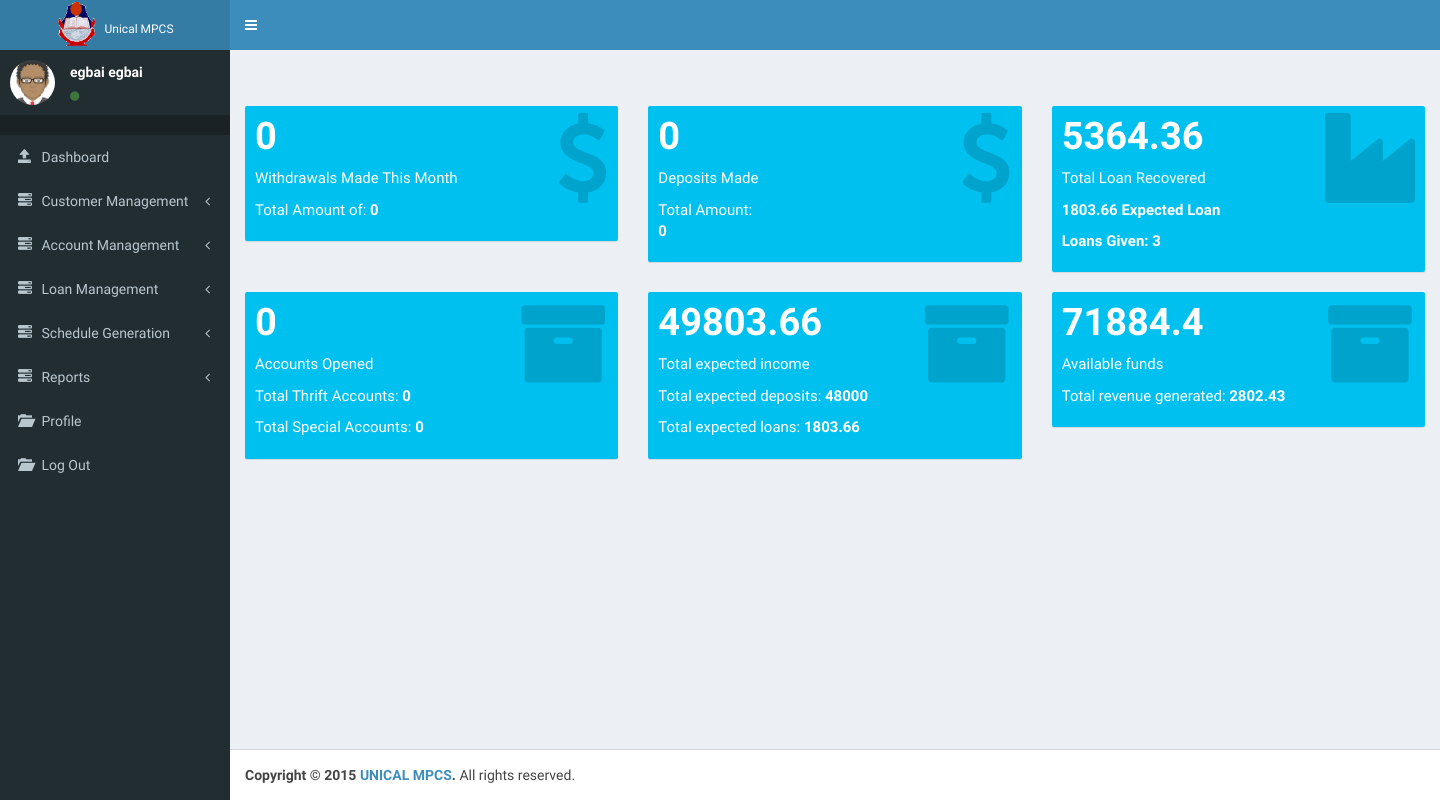
Page /teller/index.php (signed in) on the earlier database version.
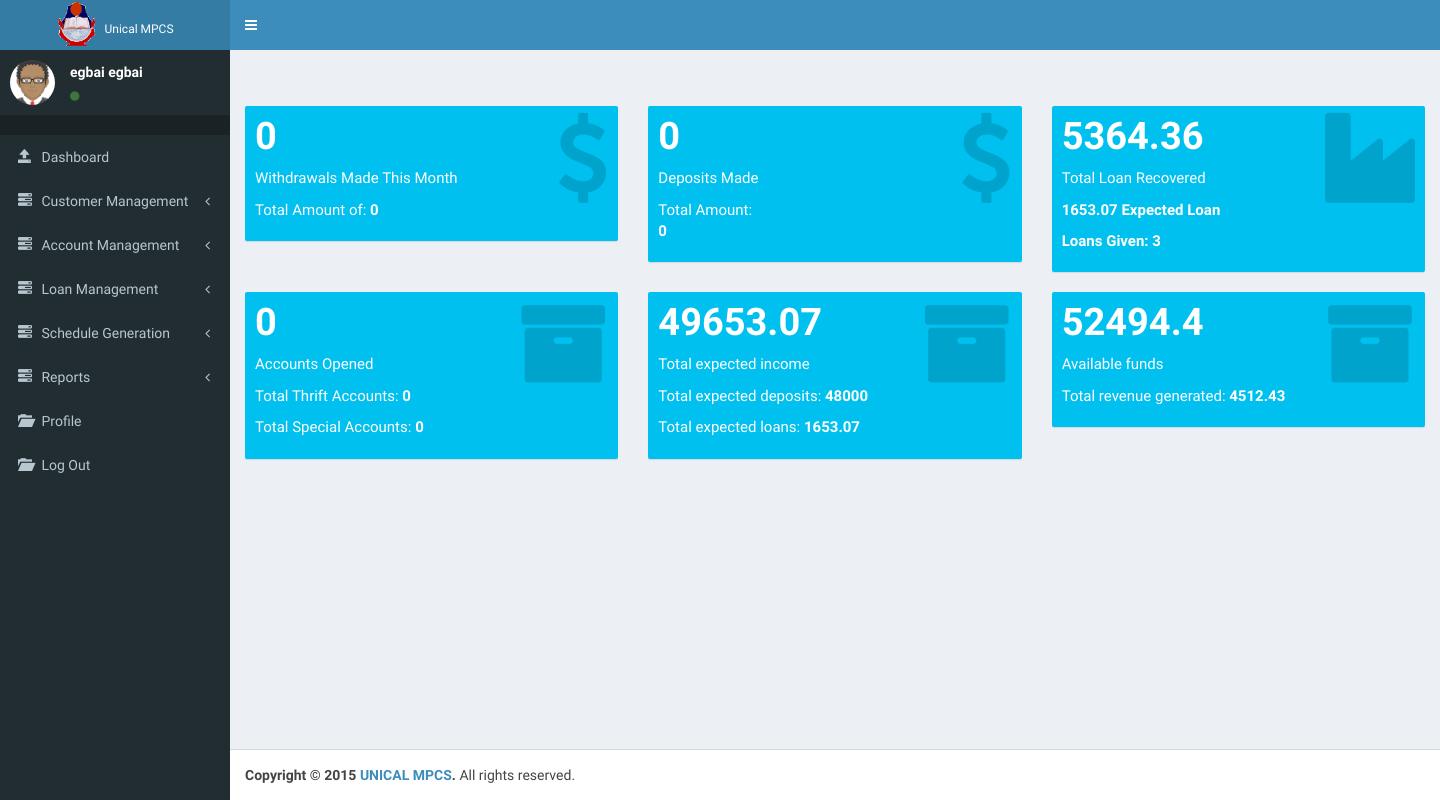
Same page on the later database version.
### tables this page shows
CREATE TABLE IF NOT EXISTS `ad_income` (
  `balance` float NOT NULL
);

### utility.php (called while the page is built, shortened)
<?php
function date_splitter(){
  $date = date('Y-m-d');
  $tmp_date = split("-", $date);
  $tmp_date = $tmp_date[0] . "-" . $tmp_date[1];
  return $tmp_date;
}
function total_withdrawn(){
  $tmp_date = date_splitter();
  $result = query("SELECT * FROM withdraw WHERE date LIKE '$tmp_date-%'");
  $total = 0;
  $count = 0;
  $tm = [$count, $total];
  return $tm;
}
function total_deposit(){
$tmp_date = date_splitter();
$result = query("SELECT * FROM deposit WHERE date LIKE '$tmp_date-%'");
$total = 0;
$count = 0;
$tm = [$count, $total];
return $tm;
}
function no_accounts(){
$tmp_date = date_splitter();
$result = query("SELECT * FROM account WHERE d_opened LIKE '$tmp_date-%'");
$thrift_total = 0;
$special_total = 0;
$count = 0;
$tm = [$count, $thrift_total, $special_total];
return $tm;
}
?>

### conf/db_connect.php (called while the page is built, shortened)
<?php
function query($string){
$rs = mysql_query($string) or die(mysql_error());
return $rs;
}
function thrift_special($type){
  $arr = [0,0,0,0];
  $result = query("SELECT * FROM deposit WHERE acct_type='$type'");
  $count = 0;
  $amount = 0;
  while($row = mysql_fetch_array($result)){
    $count += 1;
    $amount += $row['amount'];
    }
    $arr[0] = $count;
    $arr[1] = $amount;
    $amount = 0;
    $result = query("SELECT * FROM account WHERE acct_type='$type'");
    while($row = mysql_fetch_array($result)){
      $count += 1;
      $amount += $row['save_amt'];
    }
    $arr[2] = $count;
    $arr[3] = $amount;
    return $arr;
}
function loan_report(){
  $loan_count = 0;
  $total_loan_recovered = 0;
  $total_interest = 0;
  $expected_loan = 0;
  $result = query("SELECT * FROM payment");
  while($row = mysql_fetch_array($result)){
  $total_loan_recovered += $row['amount_pay'];
  $total_interest += $row['amort_interest'];
  }
  $result = query("SELECT * FROM loan");
  while($row = mysql_fetch_array($result)){
    $expected_loan += $row['amort'];
    ++$loan_count;
  }
  $arr = [$total_loan_recovered, $total_interest, $expected_loan, $loan_count];
  return $arr;
}
function revenue(){
  $amount = 0;
  $am = 0;
  $result = query("SELECT * FROM charge");
  while($row= mysql_fetch_array($result)){
          $am += $row['amount'];
      }
  $result = query("SELECT * FROM income");
  while($row = mysql_fetch_array($result)){
    $income_type = $row['income_type'];
    if($income_type != 3){
      $amount += $row['amount'];
    }
  }
  $result = query("SELECT * FROM ad_income");
  $row = mysql_fetch_array($result);
  $bal = $row['balance'] + $am;
  $arr = [$bal, $amount];
  return $arr;
}
?>

### teller/index.php (the view, shortened to what the changed rows need)
<!DOCTYPE html>
<?php
include('../conf/db_connect.php');
?>
<html>
  <head>
    <link rel="stylesheet" href="../bootstrap/css/bootstrap.min.css">
    <link rel="stylesheet" href="https://maxcdn.bootstrapcdn.com/font-awesome/4.4.0/css/font-awesome.min.css">
    <link rel="stylesheet" href="https://code.ionicframework.com/ionicons/2.0.1/css/ionicons.min.css">
    <link rel="stylesheet" href="../dist/css/AdminLTE.min.css">
        <link rel="stylesheet" href="../arrange.css">
    <link rel="stylesheet" href="../dist/css/skins/skin-blue.min.css">
  </head>
  <body class="hold-transition skin-blue sidebar-mini">
    <div class="wrapper">
      <header class="main-header">
        <a href="index2.html" class="logo">
          <h2 style='margin:0px;'>
          <img src="../dist/img/unical.png" height="50px">
          <span style='font-size:12px;'>Unical MPCS</span>
          </h2>
        </a>
      </header>
      <div class="content-wrapper">
        <section class="content-header">
          <h1>
          </h1>
                </section>
        <section class="content">
          <?php
      $page = '';
          if (!empty($_GET['page'])) {
          $page .= $_GET['page'] . '.php';
          include($page);
          }
      else{
      include('../dashboard.php');
      }
      ?>
        </section>
      </div>
    </div>
  </body>
</html>

### dashboard.php
<?php
include('../utility.php');
?>
<div class="row">
  <div class="col-lg-4 col-xs-6">
    <div class="small-box bg-aqua">
      <div class="inner">
        <h3><?php echo total_withdrawn()[0]; ?></h3>
        <p>Withdrawals Made This Month</p>
        <p>Total Amount of: <strong><?php echo total_withdrawn()[1];?></strong></p>
      </div>
      <div class="icon">
        <i class="fa fa-usd"></i>
      </div>
    </div>
  </div>
  <div class="col-lg-4 col-xs-6">
    <div class="small-box bg-aqua">
      <div class="inner">
        <h3><?php echo total_deposit()[0]; ?></h3>
        <p>Deposits Made</p>
        <p>Total Amount:<br><strong><?php echo total_deposit()[1];?></strong></p>
      </div>
      <div class="icon">
        <i class="fa fa-usd"></i>
      </div>
    </div>
  </div>
    <div class="col-lg-4 col-xs-6">
      <div class="small-box bg-aqua">
        <div class="inner">
          <h3><?php echo loan_report()[0]; ?></h3>
          <p>Total Loan Recovered</p>
          <p><strong><?php echo loan_report()[2];?> Expected Loan</strong></p>
            <p><strong>Loans Given:    <?php echo loan_report()[3];?></strong></p>
        </div>
        <div class="icon">
          <i class="fa fa-industry"></i>
        </div>
          </div>
    </div>
      <div class="col-lg-4 col-xs-6">
        <div class="small-box bg-aqua">
          <div class="inner">
            <h3><?php echo no_accounts()[0]; ?></h3>
            <p>Accounts Opened</p>
            <p>Total Thrift Accounts:  <strong><?php echo no_accounts()[1];?></strong></p>
          <p>Total Special Accounts:   <strong><?php echo no_accounts()[2];?></strong></p>
          </div>
          <div class="icon">
            <i class="fa fa-archive"></i>
          </div>
        </div>
      </div>
      <div class="col-lg-4 col-xs-6">
        <div class="small-box bg-aqua">
          <div class="inner">
            <h3><?php echo thrift_special(1)[3] + thrift_special(2)[3] + loan_report()[2]; ?></h3>
            <p>Total expected income</p>
            <p>Total expected deposits:  <strong><?php echo thrift_special(1)[3] + thrift_special(2)[3];?></strong></p>
          <p>Total expected loans:   <strong><?php echo loan_report()[2];?></strong></p>
          </div>
          <div class="icon">
            <i class="fa fa-archive"></i>
          </div>
          </div>
      </div>
      <div class="col-lg-4 col-xs-6">
        <div class="small-box bg-aqua">
          <div class="inner">
            <h3><?php echo revenue()[0]; ?></h3>
            <p>Available funds</p>
            <p>Total revenue generated:  <strong><?php echo revenue()[1];?></strong></p>
          </div>
          <div class="icon">
            <i class="fa fa-archive"></i>
          </div>
        </div>
      </div>
  </div>

Differences in the rows shown:
removed ad_income: balance "71884.4", balance "2802.43"
added ad_income: balance "52494.4", balance "4512.43"
Other differences:
loan_report()[2]: "1803.66" → "1653.07"
thrift_special(1)[3] + thrift_special(2)[3] + loan_report()[2]: "49803.66" → "49653.07"
